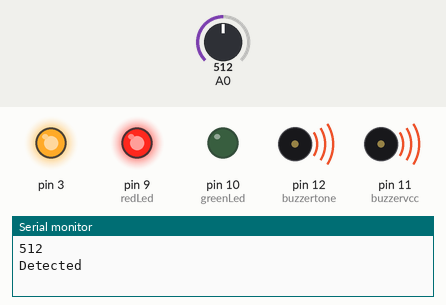
Bench run of a sketch on a simulated Arduino Uno, built with avr-gcc and run on an emulated ATmega328P. On the bench: output pins drawn as LEDs (lit = HIGH), buzzer (waves = sounding, pin HIGH), the last lines printed to the serial monitor. The inputs (shaded band) are chosen by the test bench; at power-on: A0 = 512. The modem accepts every AT command (registered, SIM ready, sends succeed) and sends nothing else.

Above: at 2.2 s.
2.3 s: A0 set to 314
5.3 s: A0 set to 290
At 6.0 s:
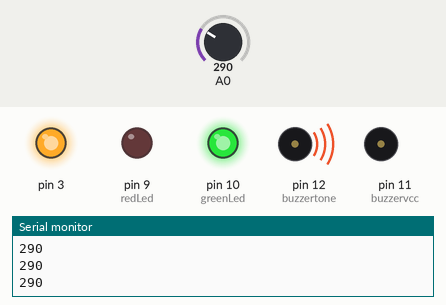
6.8 s: A0 set to 306
At 7.6 s:
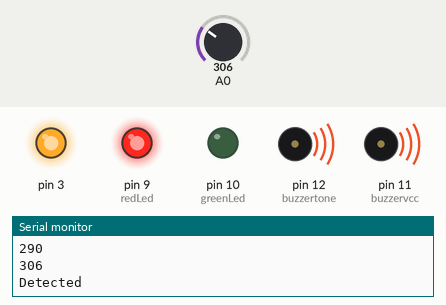
8.3 s: A0 set to 122
At 11.3 s:
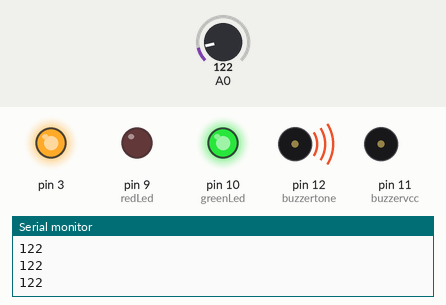
Timing chart, 0 to 12.3 s (numbered marks = the images above; inputs shaded):
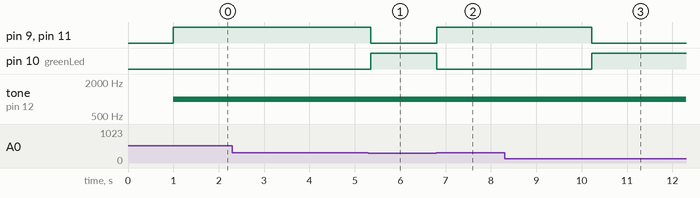

Measured:
- the behaviour switches between 301 and 300 on A0 (found by bisection; images 0 and 1)
- after the input at 5.3 s, pin 9 (redLed), pin 11 (buzzervcc): HIGH → LOW after 0.05 s; pin 10 (greenLed): LOW → HIGH after 0.05 s
- after the input at 6.8 s, pin 9 (redLed), pin 11 (buzzervcc): LOW → HIGH at once; pin 10 (greenLed): HIGH → LOW at once
- after the input at 8.3 s, pin 9 (redLed), pin 11 (buzzervcc): HIGH → LOW after 1.9 s; pin 10 (greenLed): LOW → HIGH after 1.9 s

The sketch:

GLD.ino
```cpp
#include <SoftwareSerial.h>
SoftwareSerial gld(5, 6);

void gldSend();
void gldReceive();

int redLed = 9;
int greenLed = 10;
int buzzervcc = 11;
int buzzertone = 12;
int i = 0;
int a;

void setup() {
  pinMode(redLed,OUTPUT);
  pinMode(greenLed,OUTPUT);
  pinMode(buzzervcc,OUTPUT);
  pinMode(buzzertone,OUTPUT);
  pinMode(3,OUTPUT);
  digitalWrite(3, HIGH);
  Serial.begin(9600);
  gld.begin(9600);
  delay(1000);
}

void loop() {
  int gasReading = analogRead(A0),min_level = 300;
  Serial.print(gasReading);
  Serial.println();
  if(gasReading > min_level){
    digitalWrite(greenLed,LOW);
    digitalWrite(redLed,HIGH);
    digitalWrite(buzzervcc,HIGH);
    tone(buzzertone,1000);
      if(i == 0){
        Serial.print("Detected");
        gldSend();
        i++;
      }

    if (gld.available()>0){
      Serial.write(gld.read());
    }
    gldReceive();
    if(a == 1){
      gldSend();
      a = 0;
    }
  }
  else{
    digitalWrite(greenLed,HIGH);
    digitalWrite(redLed,LOW);
    digitalWrite(buzzervcc,LOW);
    i = 0;
  }
}

void gldSend(){
  gld.println("AT+CMGF=1");
  delay(1000);
  gld.println("AT+CMGS=\"+918669799343\"\r");
  delay(1000);
  gld.println("GAS LEAKAGE HAS BEEN DETECTED");
  delay(100);
  Serial.println ("Done");
  delay(100);
  gld.println((char)26);
  delay(1000);
}
void gldReceive(){
  gld.println("AT+CMGF=1\r");
  gld.println("AT+CNMI=2,2,0,0,0\r");//Read SMS at location 1.
  if (gld.available() > 0) {
    a = gld.read();
    Serial.write(a);
  }
  delay(100);
}
```
